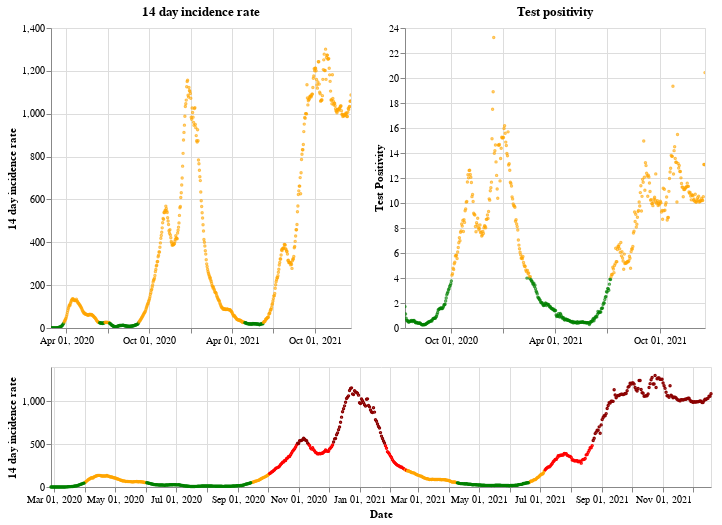

The notebook cell this image was saved under:
### Markdown cell above
## Wales

### Code cell
plot_traffic_light('Wales')

### Figure 1 — Vega-Lite specification as saved in the notebook (floating-point values rounded to 4 significant figures; data arrays with more than 128 entries replaced by an {"elided": "..."} marker saying what was removed)
{"config": {"view": {"continuousWidth": 400, "continuousHeight": 300}}, "vconcat": [{"hconcat": [{"mark": {"type": "point", "size": 2}, "encoding": {"color": {"condition": {"value": "green", "test": "(datum.twoWeeklyCasesRate <= 25)"}, "value": "orange"}, "tooltip": [{"type": "nominal", "field": "areaName"}, {"type": "temporal", "field": "date"}, {"type": "quantitative", "field": "twoWeeklyCasesRate"}, {"type": "quantitative", "field": "testPositivity"}], "x": {"type": "temporal", "axis": {"title": ""}, "field": "date", "scale": {"domain": {"selection": "DateBrush"}}, "timeUnit": "yearmonthdate"}, "y": {"type": "quantitative", "axis": {"title": "14 day incidence rate"}, "field": "twoWeeklyCasesRate"}}, "title": "14 day incidence rate", "width": 300}, {"mark": {"type": "point", "size": 2}, "encoding": {"color": {"condition": {"value": "green", "test": "(datum.testPositivity <= 4)"}, "value": "orange"}, "tooltip": [{"type": "nominal", "field": "areaName"}, {"type": "temporal", "field": "date"}, {"type": "quantitative", "field": "twoWeeklyCasesRate"}, {"type": "quantitative", "field": "testPositivity"}], "x": {"type": "temporal", "axis": {"title": ""}, "field": "date", "scale": {"domain": {"selection": "DateBrush"}}, "timeUnit": "yearmonthdate"}, "y": {"type": "quantitative", "axis": {"title": "Test Positivity"}, "field": "testPositivity"}}, "title": "Test positivity", "width": 300}]}, {"layer": [{"mark": {"type": "point", "size": 2}, "encoding": {"color": {"condition": {"value": "orange", "test": "(((datum.testPositivity < 4) && (datum.twoWeeklyCasesRate >= 50)) && (datum.twoWeeklyCasesRate < 200))"}, "value": "red"}, "opacity": {"condition": {"value": 1, "test": "((datum.twoWeeklyCasesRate >= 50) && (datum.twoWeeklyCasesRate < 500))"}, "value": 0}, "tooltip": [{"type": "nominal", "field": "areaName"}, {"type": "temporal", "field": "date"}, {"type": "quantitative", "field": "twoWeeklyCasesRate"}, {"type": "quantitative", "field": "testPositivity"}], "x": {"type": "temporal", "axis": {"title": "Date"}, "field": "date", "timeUnit": "yearmonthdate"}, "y": {"type": "quantitative", "axis": {"title": "14 day incidence rate"}, "field": "twoWeeklyCasesRate"}}, "selection": {"DateBrush": {"type": "interval", "encodings": ["x"], "fields": ["Time"]}}}, {"mark": {"type": "point", "size": 2}, "encoding": {"color": {"value": "darkred"}, "opacity": {"condition": {"value": 1, "test": "(datum.twoWeeklyCasesRate >= 500)"}, "value": 0}, "tooltip": [{"type": "nominal", "field": "areaName"}, {"type": "temporal", "field": "date"}, {"type": "quantitative", "field": "twoWeeklyCasesRate"}, {"type": "quantitative", "field": "testPositivity"}], "x": {"type": "temporal", "axis": {"title": "Date"}, "field": "date", "timeUnit": "yearmonthdate"}, "y": {"type": "quantitative", "axis": {"title": "14 day incidence rate"}, "field": "twoWeeklyCasesRate"}}}, {"mark": {"type": "point", "size": 2}, "encoding": {"color": {"condition": {"value": "green", "test": "((datum.testPositivity < 4) && (datum.twoWeeklyCasesRate < 50))"}, "value": "orange"}, "opacity": {"condition": {"value": 1, "test": "(datum.twoWeeklyCasesRate < 50)"}, "value": 0}, "tooltip": [{"type": "nominal", "field": "areaName"}, {"type": "temporal", "field": "date"}, {"type": "quantitative", "field": "twoWeeklyCasesRate"}, {"type": "quantitative", "field": "testPositivity"}], "x": {"type": "temporal", "axis": {"title": "Date"}, "field": "date", "timeUnit": "yearmonthdate"}, "y": {"type": "quantitative", "axis": {"title": "14 day incidence rate"}, "field": "twoWeeklyCasesRate"}}}], "height": 120, "width": 660}], "data": {"name": "data-f7cc5f7ff4af2e10bce640cf5f73d1e3"}, "$schema": "https://vega.github.io/schema/vega-lite/v4.8.1.json", "datasets": {"data-f7cc5f7ff4af2e10bce640cf5f73d1e3": {"elided": "662 records"}}}
